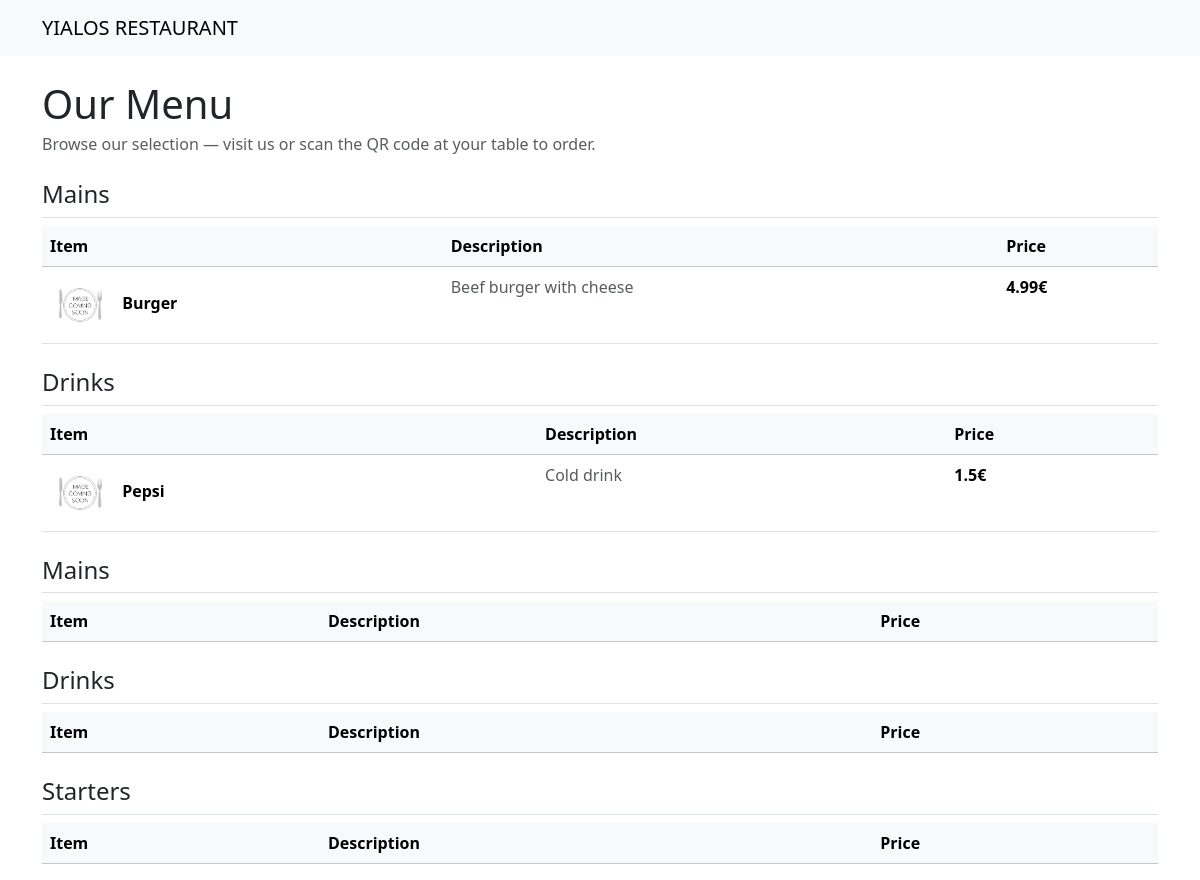
Before: /menu with the older database file.
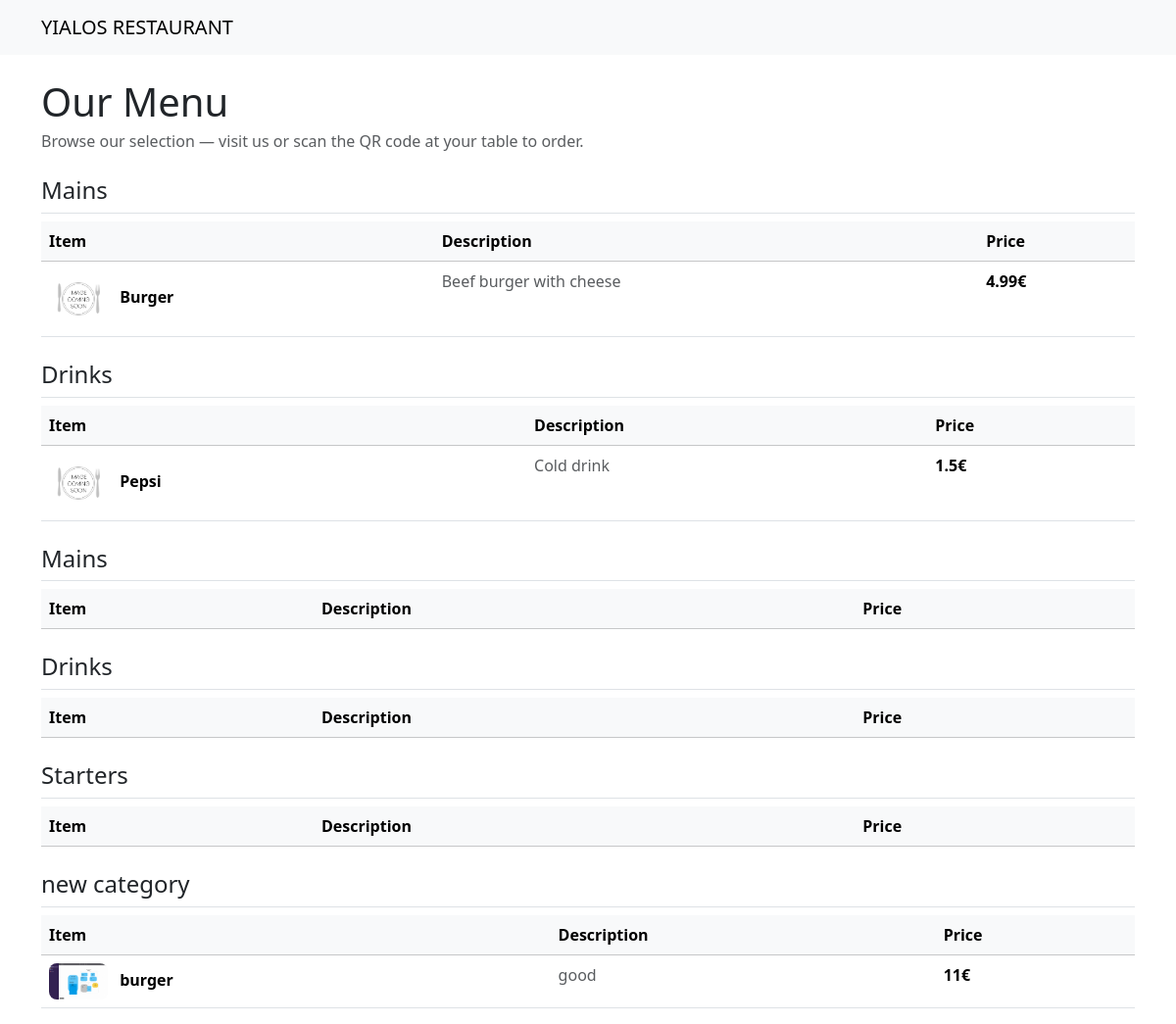
After: the same page with the newer database file.
### tables this page shows
CREATE TABLE category(id integer primary key autoincrement, name varchar not null);

CREATE TABLE menu_item(
    id INTEGER PRIMARY KEY AUTOINCREMENT,
    name VARCHAR NOT NULL,
    description TEXT,
    price DECIMAL,
    is_available BOOLEAN,
    category_id INTEGER, image_path VARCHAR,
    FOREIGN KEY (category_id) REFERENCES category(id)
);

### app.py (the view)
@app.route('/menu')
def browse_menu():
    items = get_menu_item()
    categories = get_category()
    return render_template('browse_menu.html', items=items, categories=categories)

### database.py (called while the page is built)
def get_category():
    conn = get_connection()
    cursor = conn.cursor()
    cursor.execute('select * from category')
    categories = cursor.fetchall()
    conn.close()
    return categories

def get_connection():
    conn = sqlite3.connect('db.sqlite3')
    conn.row_factory = sqlite3.Row
    return conn

def get_menu_item():
    conn = get_connection()
    cursor = conn.cursor()
    cursor.execute('select * from menu_item')
    items = cursor.fetchall()
    conn.close()
    return items

### templates/browse_menu.html (shortened to what this page needs)
{% extends "layout.html" %}
{% block content %}
<div class="container mt-4">
    <h1 class="mb-1">Our Menu</h1>
    <p class="text-muted mb-4">Browse our selection — visit us or scan the QR code at your table to order.</p>
    {% for cat in categories %}
    <h4 class="mt-4 border-bottom pb-2">{{ cat['name'] }}</h4>
    <table class="table table-hover">
        <thead class="table-light">
            <tr>
                <th>Item</th>
                <th>Description</th>
                <th>Price</th>
            </tr>
        </thead>
        <tbody>
            {% for item in items %}
            {% if item['category_id'] == cat['id'] %}
            <tr>
                <td>
                    {% if item['image_path'] %}
                    <img src="{{ item['image_path'] }}" style="width:60px; border-radius:8px; margin-right:8px;">
                    {% endif %}
                    <strong>{{ item['name'] }}</strong>
                </td>
                <td class="text-muted">{{ item['description'] }}</td>
                <td><strong>{{ item['price'] }}€</strong></td>
            </tr>
            {% endif %}
            {% endfor %}
        </tbody>
    </table>
    {% endfor %}
</div>
{% endblock %}

Changed rows visible on the page:
added category: name "new category"
added menu_item: image_path (picture), name "burger", description "good", price "11", shown under "new category"
